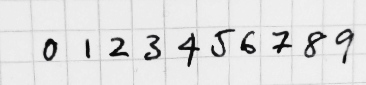
#> input picture PROG/digits.jpg, 366 x 85 px
$ jupyter execute digits.ipynb
#> lines starting #> are read from the running program, lines starting #| are printed output that depends on the picture
[cell 1]
import numpy as np
import matplotlib.pyplot as plt

[cell 2]
from skimage import io
img = io.imread( "./digits.jpg", as_gray=True)
#> img: shape (85, 366) float64; min 0.0353, max 0.95, mean 0.877

[cell 3]
plt.imshow(img)

[cell 4]
img.shape, img.min(), img.max()
#> Out = ((85, 366), 0.0353, 0.95)

[cell 5]
img[img > .5] = 1
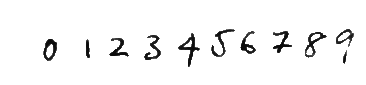
#> img: shape (85, 366) float64; min 0.0353, max 1, mean 0.959
plt.imshow(img)

# Horizontal detection

[cell 6]
xx = img.sum(axis = 0)
#> xx = 366 values, max 85 at index 0, min 63.28 at index 192, mean 81.49
xx[ xx < 85] = 0
plt.plot(xx);
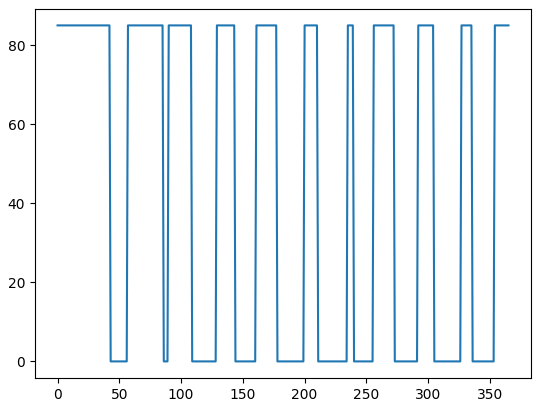
#> figure drawn by matplotlib, 1 panel; curve peaks at x = 0, y = 85

[cell 7]
yy = img.sum(axis = 1)
#> yy = 85 values, max 366 at index 0, min 302 at index 47, mean 350.9
yy[ yy < 366] = 0
plt.plot(yy)
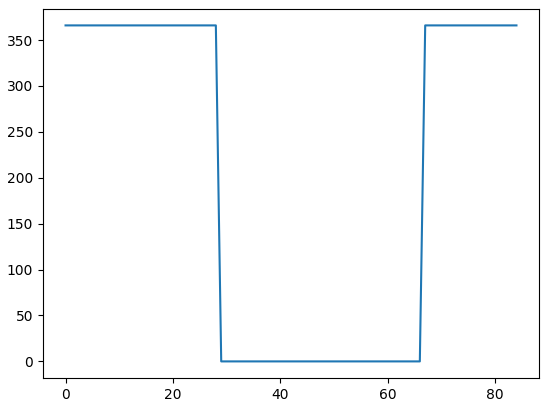
#> figure drawn by matplotlib, 1 panel; curve peaks at x = 0, y = 366

---

# Detect the boundaries using a convolution

http://gregoryzynda.com/python/numpy/contiguous/interval/2019/11/29/contiguous-regions.html

[cell 8]
y,x = img.shape
#> y = 85; x = 366

cx = np.convolve(xx, np.array([1,1,1]), mode = 'same' )
#> cx = 366 values, max 255 at index 1, min 0 at index 44, mean 131.9
index = np.where(cx == 2*y)[0][1:-1]
#> index = 20 values from 42 to 354
strips = index.reshape((-1,2))
#> strips = [[42, 57], [85, 90], [108, 129], [143, 161], [177, 200], [210, 235], [239, 256], [272, 292], [304, 327], [335, 354]]
strips
#> Out has the same summary as strips

## Ten digits

[cell 9]
len(strips)
#> Out = 10

[cell 10]
plt.imshow(img[:,42:57])
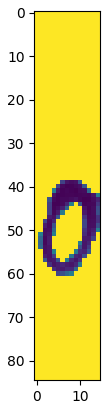
#> figure drawn by matplotlib, 1 panel

[cell 11]
cleaned = []
for strip in strips:
    a,b = strip
    im = img[:,a:b]
    y,x = im.shape
    index = np.where( im.sum(axis=1) < x )[0]
    bottom, top = index.max(), index.min()
    cleaned.append(img[top:bottom,a:b])
#> this loop made 10 passes
#> (a, b, x, bottom, top) on passes 1 to 10: (42, 57, 15, 60, 39), (85, 90, 5, 57, 39), (108, 129, 21, 56, 38), (143, 161, 18, 59, 35), (177, 200, 23, 66, 33), (210, 235, 25, 56, 29), (239, 256, 17, 53, 31), (272, 292, 20, 52, 31), (304, 327, 23, 57, 32), (335, 354, 19, 63, 29)
#> pass 3, `im = img[:,a:b]`:
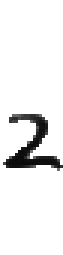
#> im: shape (85, 21) float64 (shown 3 times larger); min 0.0392, max 1, mean 0.931
#> after the loop, cleaned = 10 items

plt.imshow(cleaned[6]);
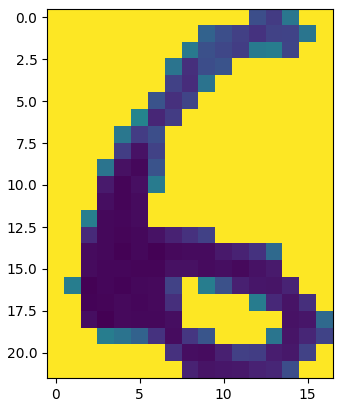
#> figure drawn by matplotlib, 1 panel

$ run again, with PROG/teapot.jpg copied over PROG/digits.jpg
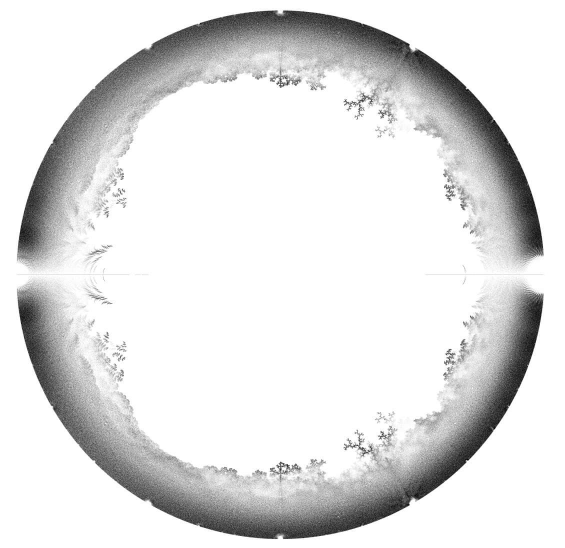
#> input picture PROG/teapot.jpg, 1130 x 1096 px (shown at 1/2 size)
#> img is the input picture: shape (1096, 1130) float64; min 0, max 1, mean 0.881
#> `img.shape, img.min(), img.max()`: Out = ((1096, 1130), 0, 1)
#> xx = 1130 values, max 1096 at index 0, min 865.1 at index 1049, mean 1020.4
#> yy = 1096 values, max 1130 at index 0, min 885.5 at index 1044, mean 1052
#> `[cell 7] yy = img.sum(axis = 1) yy[ yy < 366] = 0 plt.plot(yy)`:
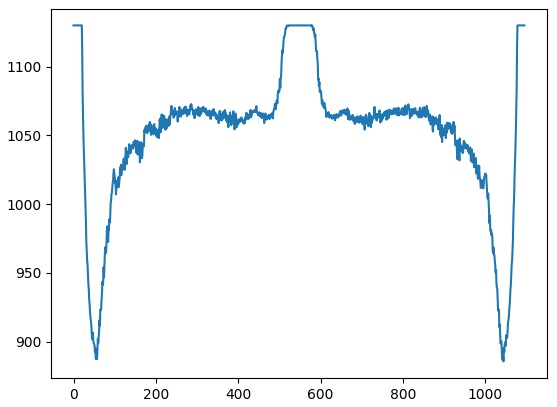
#> figure drawn by matplotlib, 1 panel; curve peaks at x = 0, y = 1130
#> cx = 1130 values, max 3288 at index 1, min 2192 at index 0, mean 3059.1
#> index = empty array
#> `len(strips)`: Out = 0
#> `[cell 10] plt.imshow(img[:,42:57])`:
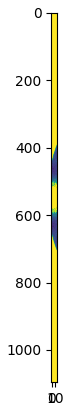
#> figure drawn by matplotlib, 1 panel
#> after the loop `for strip in strips:`: cleaned = []
